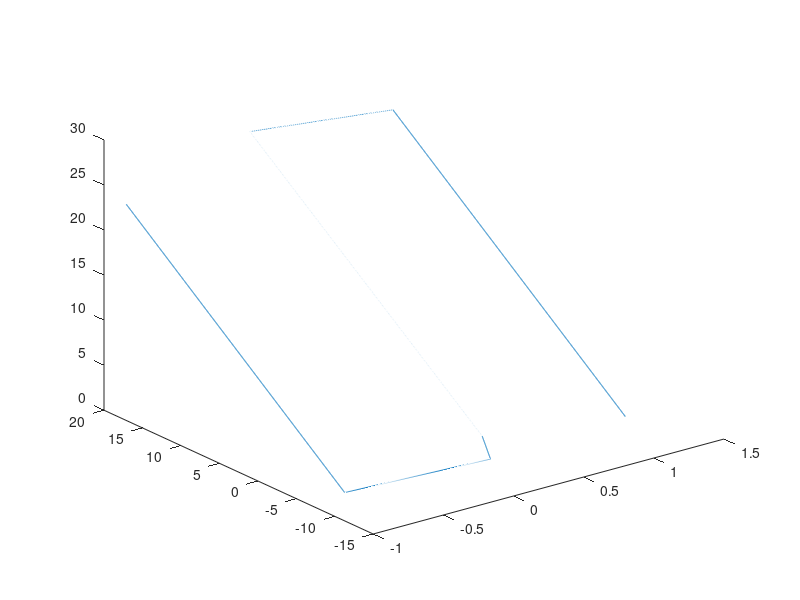

Here is the MATLAB script that generated this plot: (Note: this script raises an error after producing the figure.)
turbine_x=dlmread('Data/Point_to_View_Trajectory/mp_d1cm_interp_x.txt');
turbine_y=dlmread('Data/Point_to_View_Trajectory/mp_d1cm_interp_y.txt');
turbine_z=dlmread('Data/Point_to_View_Trajectory/mp_d1cm_interp_z.txt');


turbine_nx=dlmread('Data/normals/nx_inter.txt');
turbine_ny=dlmread('Data/normals/ny_inter.txt');
turbine_nz=dlmread('Data/normals/nz_inter.txt');







turbine_y=turbine_y+22;
turbine_x=turbine_x+80;
turbine_z=turbine_z-72;

length(turbine_z)
point=28800;

plot3(turbine_x(point:end),turbine_y(point:end),turbine_z(point:end))




scaling_xy=5;
scaling_z=12;








blade_x=turbine_y(point:end)/scaling_xy;
blade_y=turbine_x(point:end)/scaling_xy;
blade_z=turbine_z(point:end)/scaling_z;


blade_nx=turbine_ny(point:end);
blade_ny=turbine_nx(point:end);
blade_nz=turbine_nz(point:end);






add_x=[0:0.01:2];
add_x(:)=blade_x(1);
add_y=[0:0.01:2];
add_x(:)=blade_y(1);


add_z=[0:0.01:2];


add_nx=[0:0.01:2];
add_ny=[0:0.01:2];
add_nz=[0:0.01:2];

writematrix(blade_x, "blade_x.txt");
writematrix(blade_y, "blade_y.txt");
writematrix(blade_z, "blade_z.txt");


writematrix(blade_nx, "blade_nx.txt");
writematrix(blade_ny, "blade_ny.txt");
writematrix(blade_nz, "blade_nz.txt");



max_x=max(abs(blade_x));
max_y=max(abs(blade_y));
max_z=max(abs(blade_z));
